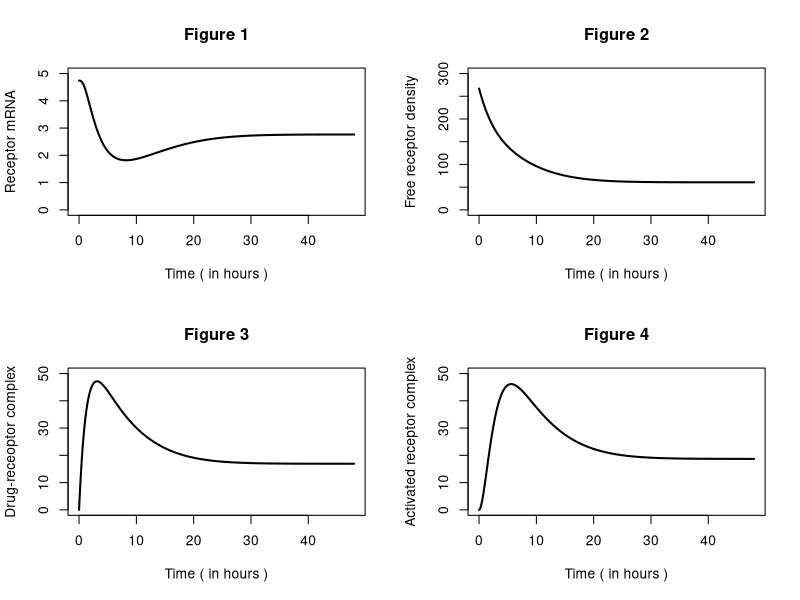

This figure's R source:
## ---- chunk 1
knitr::opts_chunk$set(echo = TRUE)
## ---- chunk 2
#knitr::include_graphics('example.png')
## ---- chunk 3
library(deSolve)
# code
## ---- chunk 4
# Change the MPL value from mol/L to nmol/L
D <- 20 * 1000 / 374.471

# Parameters to be used in the Glucocorticoid function
parameters <- c(ks_Rm = 2.90, IC50_Rm = 26.2, kon = 0.00329,
                kT = 0.63, kre = 0.57, Rf = 0.49, kd_R = 0.0572,
                kd_Rm = 0.612, ks_r = 3.22, D, Rm0 = 4.74,
                DR = 0, DRN = 0)

# this function calculates the derivatives and returns it as a list.
Glucocorticoid_func <- function(t, y, parms) {
    with(as.list(c(y, parms)),{
      
      # Dit model bevat 4 afgeleide functies:
      # Afgeleide 1:
  
      dmRNAr_dt <- ks_Rm * ( 1 - (DRN / (IC50_Rm + DRN))) - kd_Rm * mRNAr
  
      # Afgeleide 2:
  
      dR_dt <- ks_r * mRNAr + Rf * kre * DRN - kon * D * R - kd_R * R
      
      # Afgeleide 3:
  
      dDR_dt <- kon * D * R - kT * DR
  
      # Afgeleide 4:
  
      dDRN_dt <- kT * DR - kre * DRN
      
      return(list(c(dmRNAr_dt, dR_dt, dDR_dt, dDRN_dt)))
       }
       )
}

# Set initial values
state <- c(mRNAr = 4.74, R = 267, DR = 0, DRN = 0)
t <- seq(0, 48, by = 0.1)

# Use the ode function from deSolve to create a line using our created function.
# We use the method: "lsode" to get a smooth curve.
out <- deSolve::ode(times = t, y = state, parms = parameters,
                    func = Glucocorticoid_func, method = "lsoda")

# Make a dataframe from the data of 'out'
out <- as.data.frame(out)

# Make a grid so the plotted output looks nice and organised.
par(mfrow = c(2,2) )

# Plot all the functions
plot(out$time, out$mRNAr, xlab = "Time ( in hours )", ylab = "Receptor mRNA",
     type = "l", lwd = 2, ylim = c(0,5), main= "Figure 1")

plot(out$time, out$R, xlab = "Time ( in hours )", ylab = "Free receptor density",
     type = "l", lwd = 2, ylim = c(0,300), main= "Figure 2")

plot(out$time, out$DR, xlab = "Time ( in hours )", ylab = "Drug-receoptor complex",
     type = "l", lwd = 2, ylim = c(0,50), main= "Figure 3")

plot(out$time, out$DRN, xlab = "Time ( in hours )", ylab = "Activated receptor complex",
     type = "l", lwd = 2, ylim = c(0,50), main= "Figure 4")
